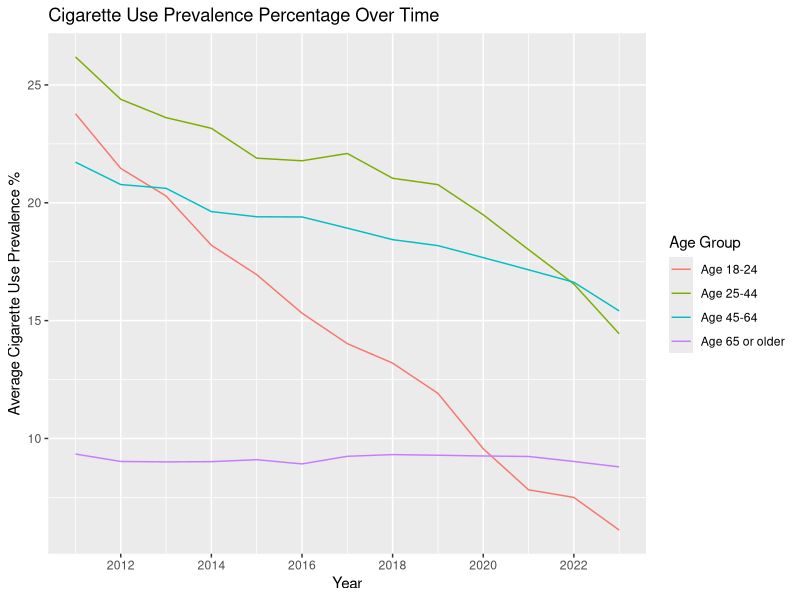
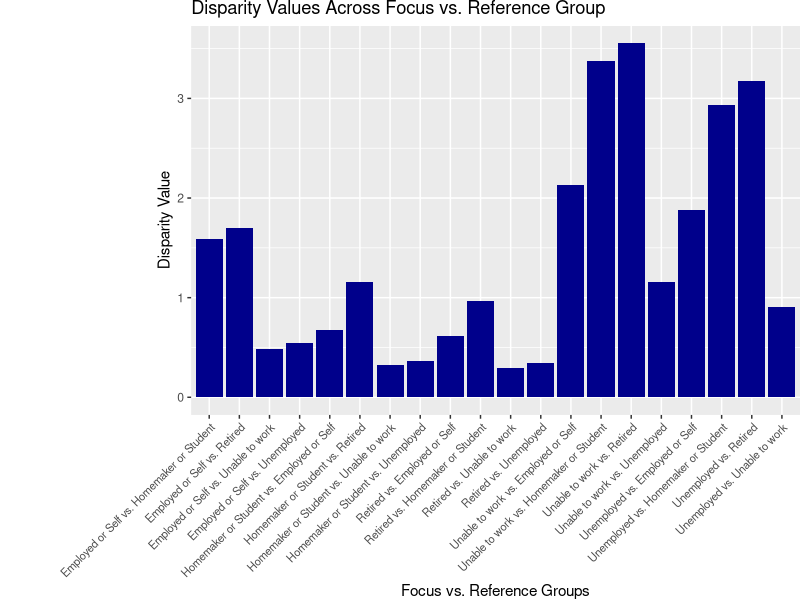

Here is the R script that generated these plots, in order:
## ---- chunk 1
knitr::opts_chunk$set(echo = TRUE)
library(tidyverse)
library(scales)

## ---- chunk 2
library(readr)
age <- read_csv("data/Age-Related_Disparities_in_Cigarette_Smoking_Among_Adults_20251101.csv")
employment <- read_csv("data/Employment-Related_Disparities_in_Cigarette_Smoking_Among_Adults_20251101.csv")
income <- read_csv("data/Income-Related_Disparities_in_Cigarette_Smoking_Among_Adults_20251101.csv")
mental_health <- read_csv("data/Mental_Health-Related_Disparities_in_Cigarette_Smoking_Among_Adults_20251101.csv")
race_and_ethnicity <- read_csv("data/Race_and_Ethnic_Disparities_in_Cigarette_Smoking_Among_Adults_20251101.csv")
## ---- chunk 3
chr_to_dbl <- function(df) {
  df <- df |> mutate(`Cigarette Use Prevalence % (Focus group)` = 
                 as.numeric(`Cigarette Use Prevalence % (Focus group)`), 
               `Cigarette Use Prevalence % (Reference group)` = 
                 as.numeric(`Cigarette Use Prevalence % (Reference group)`), 
               `Disparity Value` = as.numeric(`Disparity Value`))
  df
}
## ---- chunk 4
age <- chr_to_dbl(age)
## ---- chunk 5
#Find avg cigarette use prevalence according to the reference group
age |> group_by(`To (Reference group)`, Year) |>
  summarize(`Average Cigarette Use Prevalence %` = 
              mean(`Cigarette Use Prevalence % (Reference group)`, na.rm=TRUE)) |>
  ggplot(aes(x=Year, y=`Average Cigarette Use Prevalence %`, color=`To (Reference group)`)) +
  geom_line()+
  scale_x_continuous(breaks = pretty_breaks(n = 5)) +
  labs(color = "Age Group", title='Cigarette Use Prevalence Percentage Over Time')
## ---- chunk 6
#Convert column types from chr to dbl
employment <- chr_to_dbl(employment)
## ---- chunk 7
employment |> group_by(`Comparing (Focus group)`, `To (Reference group)`) |> 
  summarize(avg_disparity_value = mean(`Disparity Value`, na.rm=TRUE)) |>
  mutate(grouped = paste(`Comparing (Focus group)`, `To (Reference group)`, sep = " vs. ")) |>
  ggplot(aes(x=grouped, y=avg_disparity_value)) +
  geom_col(fill = "darkblue", size = 3)+
  theme(axis.text.x = element_text(angle = 45, hjust=1, vjust=1, size=8), 
        plot.margin = unit(c(0, 0, 0, 4), "cm")) + 
  labs(x='Focus vs. Reference Groups', y='Disparity Value', 
       title='Disparity Values Across Focus vs. Reference Group')
